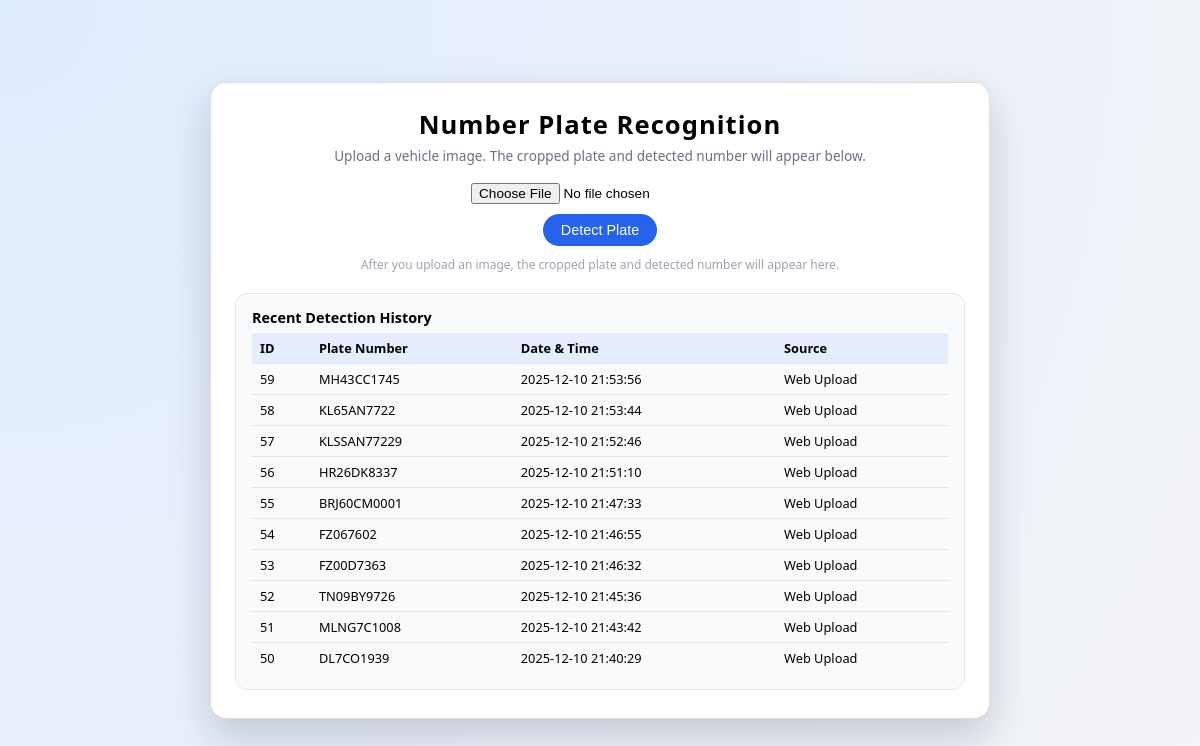
The page / on the database its author committed.
### tables this page shows
CREATE TABLE vehicle_log (
            id INTEGER PRIMARY KEY AUTOINCREMENT,
            plate_number TEXT NOT NULL,
            date_time TEXT NOT NULL,
            camera_location TEXT
        );

### app.py (the view, shortened to what this page needs)
@app.route("/", methods=["GET", "POST"])
def index():
    detected_text = None
    message = None
    plate_image_url = None
    history_rows = get_all_logs(limit=10)
    return render_template(
        "index.html",
        detected_text=detected_text,
        message=message,
        plate_image_url=plate_image_url,
        history=history_rows,
    )

### database.py (called while the page is built)
def get_all_logs(limit=10):
    conn = sqlite3.connect(DB_NAME)
    cursor = conn.cursor()
    cursor.execute("""
        SELECT id, plate_number, date_time, camera_location
        FROM vehicle_log
        ORDER BY id DESC
        LIMIT ?
    """, (limit,))
    rows = cursor.fetchall()
    conn.close()
    return rows

### templates/index.html (shortened to what this page needs)
<!DOCTYPE html>
<html lang="en">
<head>
</head>
<body>
<div class="container">
    <h1>Number Plate Recognition</h1>
    <div class="subtitle">
        Upload a vehicle image. The cropped plate and detected number will appear below.
    </div>
    <form method="POST" enctype="multipart/form-data">
        <input type="file" name="plate_image" accept="image/*" required />
        <button type="submit">Detect Plate</button>
    </form>
    {% if plate_image_url %}
        <div class="result-card">
            <div class="result-title">Cropped Plate Region</div>
            <div class="img-wrapper">
                <img src="{{ plate_image_url }}" alt="Cropped plate image" />
            </div>
            {% if detected_text %}
            <form method="POST" action="{{ url_for('confirm_plate') }}">
                <div style="margin-top:12px;">
                    <label class="plate-text-label">Detected Plate Number (edit if needed)</label>
                    <input type="text" name="confirmed_text" value="{{ detected_text }}"
                        style="width:100%; padding:8px; font-family:monospace; font-size:1rem; margin-top:6px; border-radius:6px; border:1px solid #cbd5e1;">
                    <input type="hidden" name="source" value="Web Upload">
                    <div style="margin-top:8px; display:flex; gap:8px;">
                        <button type="submit" style="background:#16a34a;color:white;padding:8px 12px;border:none;border-radius:8px;cursor:pointer;">Confirm & Save</button>
                        <a href="{{ url_for('index') }}" style="display:inline-block;padding:8px 12px;border-radius:8px;border:1px solid #e5e7eb;text-decoration:none;color:#374151;">Cancel</a>
                    </div>
                </div>
            </form>
        {% endif %}
        </div>
    {% else %}
        <div class="hint">
            After you upload an image, the cropped plate and detected number will appear here.
        </div>
    {% endif %}
    <div class="history-card">
        <div class="history-title">Recent Detection History</div>
        {% if history and history|length > 0 %}
            <table>
                <thead>
                <tr>
                    <th>ID</th>
                    <th>Plate Number</th>
                    <th>Date &amp; Time</th>
                    <th>Source</th>
                </tr>
                </thead>
                <tbody>
                {% for row in history %}
                    <tr>
                        <td>{{ row[0] }}</td>
                        <td>{{ row[1] }}</td>
                        <td>{{ row[2] }}</td>
                        <td>{{ row[3] or 'Web Upload' }}</td>
                    </tr>
                {% endfor %}
                </tbody>
            </table>
        {% else %}
            <div class="history-empty">
                No detections logged yet. Upload an image to see history here.
            </div>
        {% endif %}
    </div>
</div>
</body>
</html>

### templates/index.html (style rules this page uses)
:root { --primary: #2563eb; --bg: #f3f4f6; --card-bg: #ffffff; --border: #e5e7eb; --success: #16a34a; --error: #dc2626; }
* { box-sizing: border-box; }
body { margin: 0; font-family: system-ui, -apple-system, BlinkMacSystemFont, "Segoe UI", sans-serif; background: radial-gradient(circle at top left, #e0ecff, #f3f4f6); min-height: 100vh; display: flex; align-items: center; justify-content: center; padding: 24px 12px; }
.container { width: 100%; max-width: 780px; background: var(--card-bg); border-radius: 16px; padding: 24px 24px 28px; box-shadow: 0 18px 40px rgba(15, 23, 42, 0.18); border: 1px solid rgba(148, 163, 184, 0.35); }
h1 { margin: 0; font-size: 1.6rem; text-align: center; letter-spacing: 0.04em; }
.subtitle { margin-top: 4px; font-size: 0.85rem; color: #6b7280; text-align: center; }
form { margin-top: 18px; display: flex; flex-direction: column; align-items: center; gap: 10px; }
input[type="file"] { font-size: 0.85rem; }
button { padding: 8px 18px; border-radius: 999px; border: none; background: var(--primary); color: white; font-size: 0.9rem; cursor: pointer; }
.hint { margin-top: 10px; font-size: 0.75rem; color: #9ca3af; text-align: center; }
.history-card { margin-top: 20px; padding: 14px 16px 16px; border-radius: 12px; border: 1px solid var(--border); background: #f9fafb; }
.history-title { font-size: 0.9rem; font-weight: 600; margin-bottom: 6px; }
table { width: 100%; border-collapse: collapse; font-size: 0.8rem; margin-top: 6px; }
th, td { padding: 6px 8px; border-bottom: 1px solid #e5e7eb; text-align: left; }
th { background: #e5edff; font-weight: 600; }
tr:last-child td { border-bottom: none; }

### rows shown on the page
vehicle_log: id "59", plate_number "MH43CC1745", date_time "2025-12-10 21:53:56", camera_location "Web Upload"
vehicle_log: id "58", plate_number "KL65AN7722", date_time "2025-12-10 21:53:44", camera_location "Web Upload"
vehicle_log: id "57", plate_number "KLSSAN77229", date_time "2025-12-10 21:52:46", camera_location "Web Upload"
vehicle_log: id "56", plate_number "HR26DK8337", date_time "2025-12-10 21:51:10", camera_location "Web Upload"
vehicle_log: id "55", plate_number "BRJ60CM0001", date_time "2025-12-10 21:47:33", camera_location "Web Upload"
vehicle_log: id "54", plate_number "FZ067602", date_time "2025-12-10 21:46:55", camera_location "Web Upload"
vehicle_log: id "53", plate_number "FZ00D7363", date_time "2025-12-10 21:46:32", camera_location "Web Upload"
vehicle_log: id "52", plate_number "TN09BY9726", date_time "2025-12-10 21:45:36", camera_location "Web Upload"
vehicle_log: id "51", plate_number "MLNG7C1008", date_time "2025-12-10 21:43:42", camera_location "Web Upload"
vehicle_log: id "50", plate_number "DL7CO1939", date_time "2025-12-10 21:40:29", camera_location "Web Upload"
